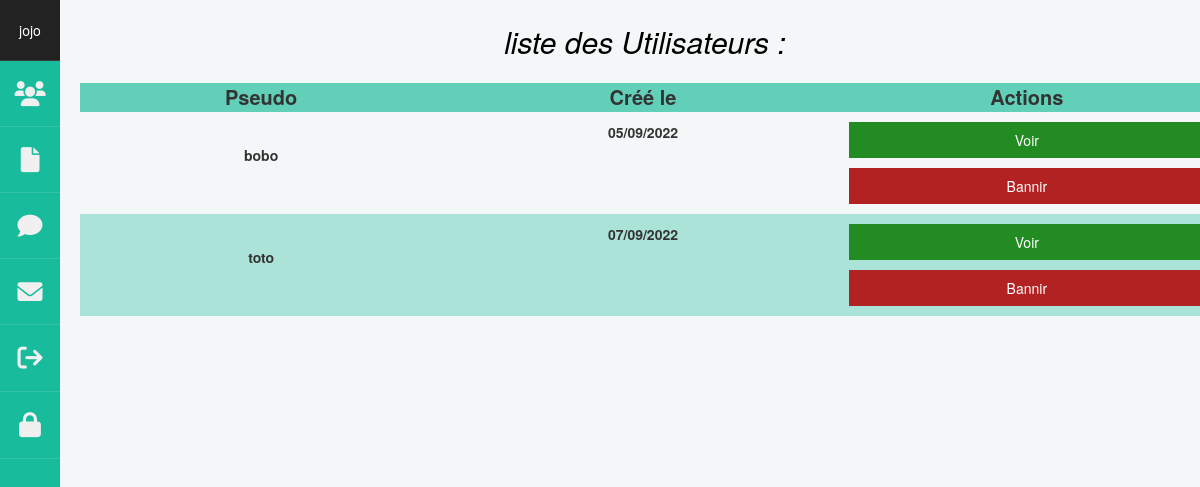
The page /listUsers (signed in) on the database its author committed.
### tables this page shows
CREATE TABLE `utilisateur` (
  `id` int(11) NOT NULL,
  `pseudo` varchar(100) NOT NULL,
  `email` varchar(150) NOT NULL,
  `password` varchar(255) NOT NULL,
  `role` tinyint(1) NOT NULL,
  `dateCreation` timestamp NOT NULL DEFAULT current_timestamp()
);

### src/Controllers/AdminController.php (called while the page is built, shortened)
<?php
class AdminController
{
    public function displayListUser()
        {
            $adminManager = new \Blog\Models\AdminManager();
            $listUsers = $adminManager->listUser();
            require 'src/Views/Admin/listUser.php';
        }
    }

### src/Models/AdminManager.php (called while the page is built, shortened)
<?php
class AdminManager extends Manager{
    public function listUser()
    {
        $bdd = $this->dbConnect();
        $req = $bdd->prepare("SELECT *, DATE_FORMAT(dateCreation, '%d/%m/%Y') AS dateCreation FROM utilisateur WHERE role=0");
        $req->execute();
        return $req;
    }
}

### src/Views/Admin/listUser.php (the view, shortened to what this page needs)
<section class="section-article-admin">
    <h1>liste des Utilisateurs :</h1>
    <div class="centrer-tableau">
        <table class="page-list-admin">
            <thead>
                <tr>
                    <th>Pseudo</th>
                    <th class="display-creation">Créé le</th>
                    <th colspan="2">Actions</th>
                </tr>
            </thead>
            <tbody>
                <?php foreach ($listUsers as $listUser) :?>
                <tr>
                    <td>
                        <p><?= htmlspecialchars($listUser['pseudo']) ?></p>
                    </td>
                    <td class="display-creation">
                        <p><?= htmlspecialchars($listUser['dateCreation']) ?></p>
                    </td>
                    <td class="action-list-admin"><a href="#"
                            class="btn-action-admin">Voir</a>
                        <a href="#"
                            class="btn-action-admin-red">Bannir</a>
                    </td>
                </tr>
                <?php endforeach; ?>
            </tbody>
        </table>
    </div>
</section>
<?php require 'layoutsAdmin/template.php';

### Public/css/styleAdmin.css (style rules this page uses)
:root { --mainColor: #18BC9C; --mainLightColor: #62cfb9; --mainSuperLightColor: #ace3d8; --bodyColor: #f4f7f7; }
body { height: 100%; position: relative; background-color: var(--bodyColor); }
h1 { font-size: 1.5rem; margin: 2rem 0; text-align: center; }
a { text-decoration: none; color: black; }
a, a:hover, a:focus, a:active, a.active { outline: none; }
#main-dashboard-admin h1 { text-align: center; font-size: 3rem; padding: 5px; font-style: italic; color: black; }
.centrer-tableau { margin-bottom: 1rem; }
.page-list-admin { width: 100%; border-collapse: collapse; text-align: center; }
.page-list-admin thead { background-color: var(--mainLightColor); font-size: 1.3rem; }
.page-list-admin td { padding: 1rem 0.5rem; }
.page-list-admin tr:nth-child(even) { background-color: var(--mainSuperLightColor); }
.display-creation { display: none; }
.section-article-admin { text-align: center; margin: 1rem; }
.section-article-admin p { font-weight: 700; }
@media screen and (min-width: 768px) { .display-creation { display: block; } }

### rows shown on the page
utilisateur: pseudo "bobo", dateCreation "05/09/2022"
utilisateur: pseudo "toto", dateCreation "07/09/2022"

### other values the page prints
$_SESSION['pseudo'] "jojo"
